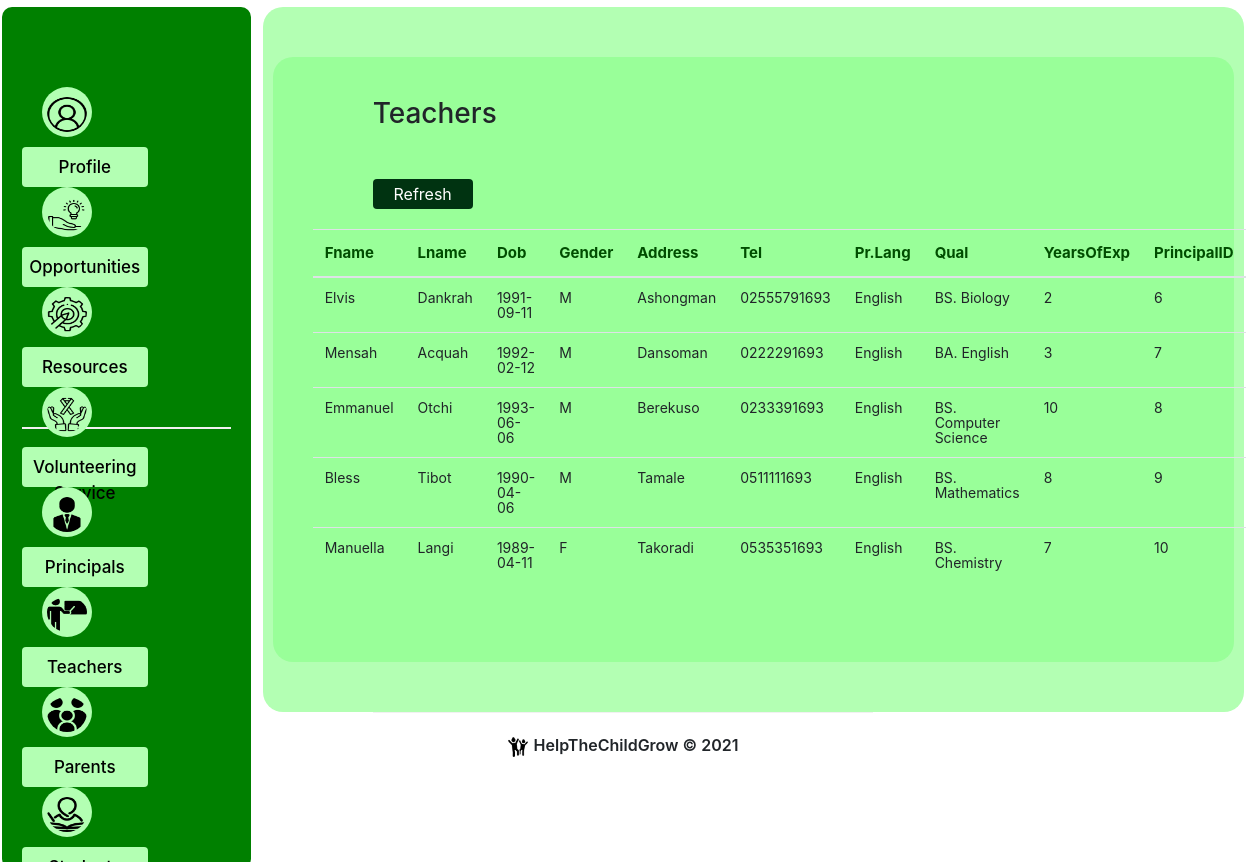
The page /Counselor/teachers.php on the database its author committed.
### tables this page shows
CREATE TABLE `Teacher` (
  `teacherID` int(11) NOT NULL,
  `principalID` int(11) DEFAULT NULL,
  `years_of_exp` tinyint(4) DEFAULT NULL,
  `qualification` varchar(40) DEFAULT NULL
);

CREATE TABLE `Person` (
  `personID` int(11) NOT NULL,
  `type` varchar(20) NOT NULL DEFAULT 'student',
  `fname` varchar(50) NOT NULL,
  `lname` varchar(50) DEFAULT NULL,
  `dob` date DEFAULT '1970-01-01',
  `gender` char(1) DEFAULT NULL,
  `address` varchar(50) DEFAULT NULL,
  `tel` varchar(50) DEFAULT NULL,
  `primary_language` varchar(50) DEFAULT 'English'
);

### Counselor/teachers.php (the view, shortened to what this page needs)
<?php require('../database_credentials.php');
  $conn = new mysqli(servername,username,password,dbname);
  $sql1 = "SELECT Person.fname, Person.lname, Person.dob, Person.gender,
  Person.address, Person.tel, Person.primary_language, Teacher.principalID, Teacher.years_of_exp, Teacher.qualification FROM
  Person,Teacher WHERE Person.personID=Teacher.teacherID;";
?>
<!doctype html>
<html lang="en">
  <head>
    <link rel="stylesheet" href="https://stackpath.bootstrapcdn.com/bootstrap/4.3.1/css/bootstrap.min.css">
    <link rel="stylesheet" href="../css/style.css">
  </head>
   <body>
    <section>
        <div class="dashboard">
            <div class="sidebar" style="height:100%;">
                <span><img src="../images/profile.png" alt="home-icon"/><a href="profile.php">Profile</a> </span>
                <span><img src="../images/opportunity.png" alt="opportunities-icon"/><a href="opportunities.php">Opportunities</a> </span>
                <span><img src="../images/resources.png" alt="resources-icon"/><a href="resources.php">Resources</a> </span>
                <span><img src="../images/voluntary.png" alt="vs-icon"/><a href="volunteeringservice.php">Volunteering Service</a> </span>
                <hr>
                <span><img src="../images/owner.png" alt="principal-icon"/><a href="principals.php">Principals</a> </span>
                <span><img src="../images/teacher-at-the-blackboard.png" alt="teacher-icon"/><a href="teachers.php">Teachers</a> </span>
                <span><img src="../images/family.png" alt="parentinfos-icon"/><a href="parentinfos.php">Parents</a> </span>
                <span><img src="../images/write.png" alt="student-icon"/><a href="students.php">Students</a> </span>
            </div>
            <div class="display-dashboard">
                <form action="teachers.php" method="post">
                    <div class="container-fluid cdiv1 special-bottom-margin" style="width:98%; padding:40px;" >
                        <h3>Teachers</h3>
                        <input type="submit" class="btn btn-success addbutton" name="view" value="Refresh">
                        <table class="table">
                            <thead>
                                <tr>
                                    <th scope="col">Fname</th>
                                    <th scope="col">Lname</th>
                                    <th scope="col">Dob</th>
                                    <th scope="col">Gender</th>
                                    <th scope="col">Address</th>
                                    <th scope="col">Tel</th>
                                    <th scope="col">Pr.Lang</th>
                                    <th scope="col">Qual</th>
                                    <th scope="col">YearsOfExp</th>
                                    <th scope="col">PrincipalID</th>
                                </tr>
                            </thead>
                            <tbody>
                                <?php
                                    $results= $conn->query($sql1);
                                    if ($results->num_rows > 0) {
                                        while($row = $results->fetch_assoc()) {
                                        echo "<tr style='
                                                line-height:15px;
                                                padding: 2px;
                                                font-size:14px;
                                                font-weight:400;'>";
                                        echo "<td>".$row["fname"]."</td>
                                                <td>".$row["lname"]."</td>
                                                <td>".$row["dob"]."</td>
                                                <td>".$row["gender"]."</td>
                                                <td>".$row["address"]."</td>
                                                <td>".$row["tel"]."</td>
                                                <td>".$row["primary_language"]."</td>
                                                <td>".$row["qualification"]."</td>
                                                <td>".$row["years_of_exp"]."</td>
                                                <td>".$row["principalID"]."</td>";
                                        ?>
                                        </tr>
                                        <?php
                                        }
                                    } else {
                                        echo "0 results";
                                    }
                                ?>
                            </tbody>
                        </table>
                    </div>
                </form>
            </div>
        </div>
    </section>
    <footer style="clear:both;">
        <p><img src="../images/happy-children.png" alt="footer-image" class="footer-image"> HelpTheChildGrow &copy; 2021</p>
    </footer>
  </body>
</html>

### css/style.css (style rules this page uses)
body { background-color: white; }
* { box-sizing: border-box }
input[type=submit] { background-color: #003311; color: white; padding: 14px 20px; margin: 8px 0; border: none; cursor: pointer; width: 100%; }
hr { border: 1px solid #f1f1f1; margin-bottom: 25px; }
div.dashboard { width:100%; height: 100%; margin:0; background-color:white; padding:2px; margin-top:5px; margin-bottom:40px; border-radius:20px; }
div.sidebar { width: 20%; position: fixed; z-index: 1; margin:0; border-radius: 10px; margin-left:0; position:fixed; height:90%; float:left; padding:80px 20px; background-color:#008000; }
div.display-dashboard { width:79%; margin-left:1%; height:100%; float:right; background-color:white; border-radius: 20px; background-color:#b3ffb3; }
div.sidebar span { display:block; margin:auto; width:100%; height:60px; margin-bottom:25px; }
div.sidebar img { width:50px; height:50px; margin-left: 20px; margin-right:20px; padding:5px; padding-top:10px; float:left; background-color: #b3ffb3; border-radius: 50%; }
div.sidebar a { display:block; width:60%; height:40px; padding:5px; padding-top:8px; cursor:pointer; text-align: center; background-color: #b3ffb3; text-decoration: none; color:black; font-size: 17px; font-weight:500; margin-top:10px; float:left; border-radius: 4px; }
footer { width: 500px; margin:auto; margin-top:100px; height:150px; text-align: center; border-width: 500px; padding-top:20px; border-top:1px solid #f1f1f1; }
img.footer-image { width:20px; height:20px; display:inline; margin-right:2px; }
footer p { font-weight:600; }
div.cdiv1 { width:90%; margin:auto; margin-top:50px; font-weight: 600; background-color:#99ff99; text-align: left; font-size: 15px; padding:20px; border-radius: 20px; }
.cdiv1 h3 { margin-left:60px; margin-bottom:40px; }
.cdiv1 table { width:90%; margin:auto; margin-bottom:40px; }
.cdiv1 table td { text-align: left; }
input[type=submit].addbutton { width:100px; height:30px; text-align: center; padding:2px; text-align: center; margin-left:60px; margin-bottom: 20px; }
.table thead { color:#004d00; border-bottom:1px solid #333; }
div.special-bottom-margin { margin-bottom:50px; }

### rows shown on the page
teacher: teacherID.fname "Elvis", teacherID.lname "Dankrah", teacherID.dob "1991-09-11", teacherID.gender "M", teacherID.address "Ashongman", teacherID.tel "02555791693", teacherID.primary_language "English", qualification "BS. Biology", years_of_exp "2", principalID "6"
teacher: teacherID.fname "Mensah", teacherID.lname "Acquah", teacherID.dob "1992-02-12", teacherID.gender "M", teacherID.address "Dansoman", teacherID.tel "0222291693", teacherID.primary_language "English", qualification "BA. English", years_of_exp "3", principalID "7"
teacher: teacherID.fname "Emmanuel", teacherID.lname "Otchi", teacherID.dob "1993-06-06", teacherID.gender "M", teacherID.address "Berekuso", teacherID.tel "0233391693", teacherID.primary_language "English", qualification "BS. Computer Science", years_of_exp "10", principalID "8"
teacher: teacherID.fname "Bless", teacherID.lname "Tibot", teacherID.dob "1990-04-06", teacherID.gender "M", teacherID.address "Tamale", teacherID.tel "0511111693", teacherID.primary_language "English", qualification "BS. Mathematics", years_of_exp "8", principalID "9"
teacher: teacherID.fname "Manuella", teacherID.lname "Langi", teacherID.dob "1989-04-11", teacherID.gender "F", teacherID.address "Takoradi", teacherID.tel "0535351693", teacherID.primary_language "English", qualification "BS. Chemistry", years_of_exp "7", principalID "10"
